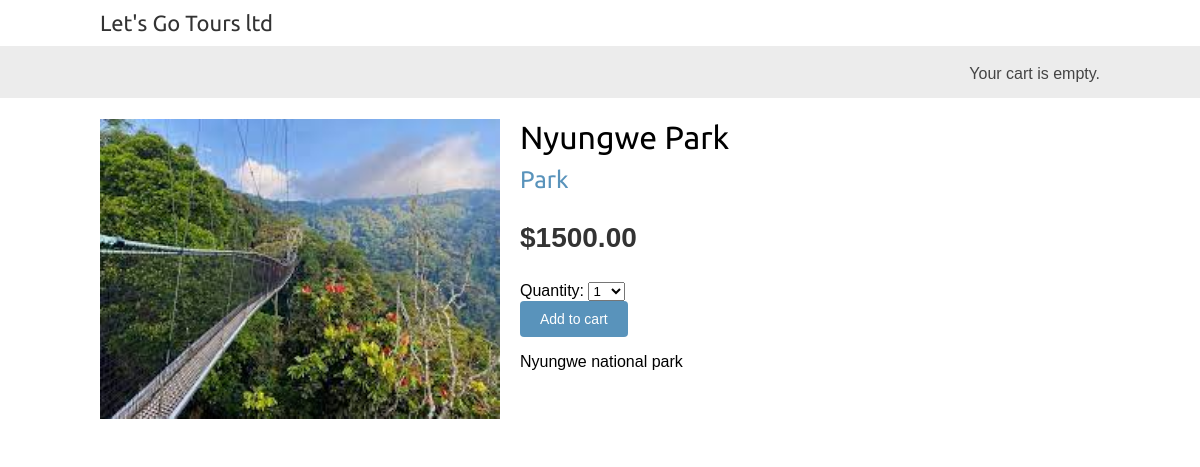
Screenshot of /2/nyungwe-park/ with the database file from the repository.
### shop/models.py (models this page shows, shortened)
class Product(models.Model):
    category=models.ForeignKey(Category,
                               related_name='products',
                               on_delete=models.CASCADE)
    name=models.CharField(max_length=200)
    slug=models.SlugField(max_length=200)
    image=models.ImageField(upload_to='product/%Y/%m/%d',
                            blank=True)
    description=models.TextField(blank=True)
    price=models.DecimalField(max_digits=10,
                              decimal_places=2)
    available=models.BooleanField(default=True)
    created=models.DateTimeField(auto_now_add=True)
    updated=models.DateTimeField(auto_now=True)
    class Meta:
        ordering=['name']
        indexes=[
            models.Index(fields=['id','slug']),
            models.Index(fields=['name']),
            models.Index(fields=['-created'])
        ]

class Category(models.Model):
    name=models.CharField(max_length=200)
    slug=models.SlugField(max_length=200,
                          unique=True)
    class Meta:
        ordering=['name']
        indexes=[
            models.Index(fields=['name']),
        ]
        verbose_name='category'
        verbose_name_plural='categories'
    def __str__(self):
        return self.name
    def get_absolute_url(self):
        return reverse('shop:product_list_by_category',
                       args=[self.slug])

### shop/views.py (the view)
# urls.py: path('<int:id>/<slug:slug>/',views.product_detail,name='product_detail')
def product_detail(request,id,slug):
    product=get_object_or_404(Product,
                              id=id,
                              slug=slug,
                              available=True)
    cart_product_form=CartAddProductForm()
    return render(request,
                  'shop/product/detail.html',
                  {'product':product,
                   'cart_product_form':cart_product_form})

### cart/forms.py
class CartAddProductForm(forms.Form):
    quantity=forms.TypedChoiceField(
                                choices=PRODUCT_QUANTITY_CHOICES,coerce=int)
    override=forms.BooleanField(required=False,
                                initial=False,
                                widget=forms.HiddenInput)

### cart/cart.py (called while the page is built)
    def __len__(self):
        return sum(item['quantity'] for item in self.cart.values())

### cart/context_processor.py (called while the page is built)
def cart(request):
    return{'cart': Cart(request)}

### shop/templates/shop/product/detail.html (shortened to what this page needs)
{% extends "shop/base.html" %}
{% load static %}
{% block content %}
 <div class="product-detail">
 <img src="{% if product.image %}{{ product.image.url }}{% else %}
 {% static "img/no_image.png" %}{% endif %}">
 <h1>{{ product.name }}</h1>
 <h2>
 <a href="{{ product.category.get_absolute_url }}">
 {{ product.category }}
 </a>
 </h2>
 <p class="price">${{ product.price }}</p>
 <form action="{% url "cart:cart_add" product.id %}" method="post">
    {{ cart_product_form }}
    <input type="submit" value="Add to cart">
   </form>
 {{ product.description|linebreaks }}
 </div>
{% endblock %}

### shop/static/css/base.css (style rules this page uses)
body { margin:0; padding:0; font-family:helvetica, sans-serif; }
h1, h2, h3, h4, h5 , h6 { font-family: 'Ubuntu', sans-serif; font-weight:normal; }
a { text-decoration:none; color:#5993bb; }
a.button, input[type="submit"] { color:#fff; background:#5993bb; border-radius:4px; padding:10px 20px; font-size:14px; border:0; }
.product-detail { text-align:justify; }
.product-detail .price { color:#333; font-size:28px; font-weight:bold; }
.product-detail img { width:40%; float:left; padding:0 20px 20px 0; }
.product-detail h1 { margin-bottom:0; }
.product-detail h2 { margin-top:10px; }

### rows the page displays
Product: image (picture), name "Nyungwe Park", category "Park", price "1500.00", description "Nyungwe national park"
